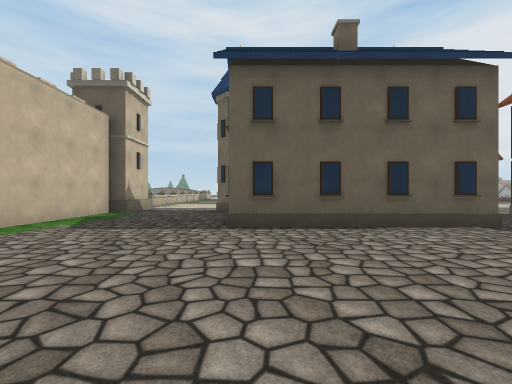
[1] (above)

24 first-person views from a walk through a 3-D level made in the Unity game engine. The camera is 1.3 m above the floor, looks level and sees 90° across. The floor is counted in squares, 2 m on a side. Each view is taken from the middle of a square. On the plan, view 1 faces up. The plan holds only what a view shows up to about 9 squares ahead; the rest is blank. The place goes on beyond the plan. Some surface patterns are stand-ins.

[2]
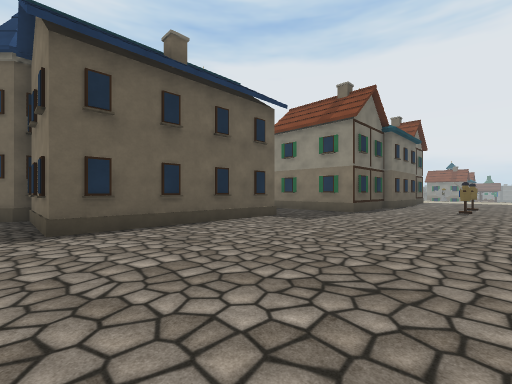

[3]
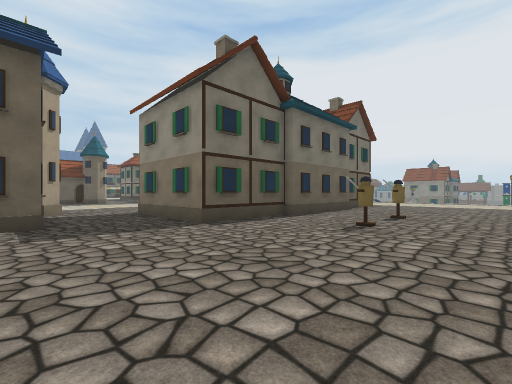

[4]
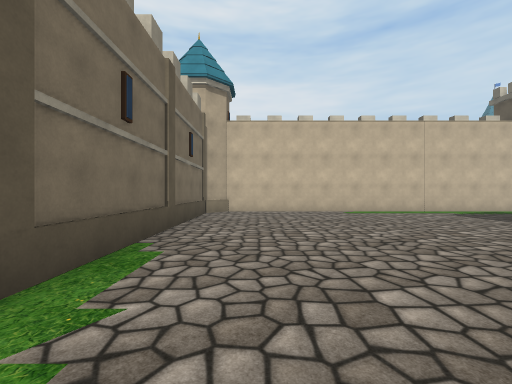

[5]
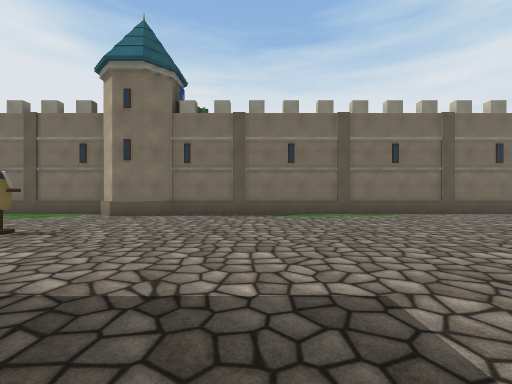

[6]
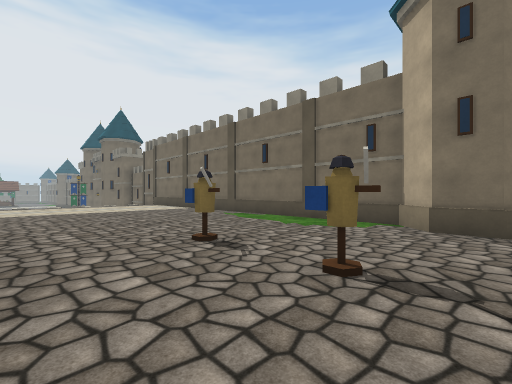

[7]
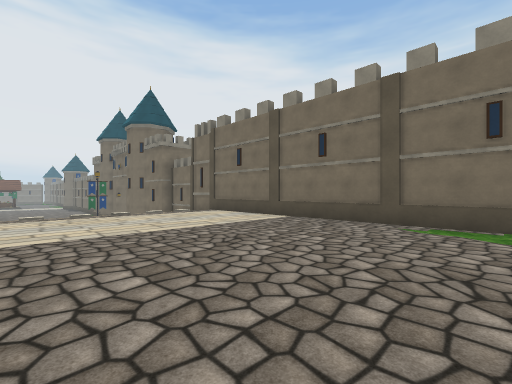

[8]
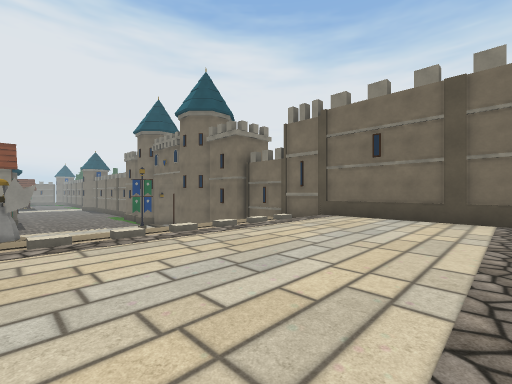

[9]
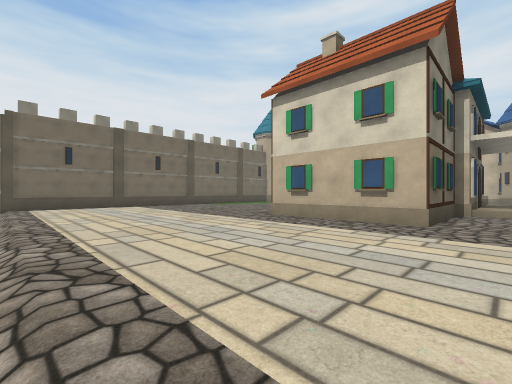

[10]
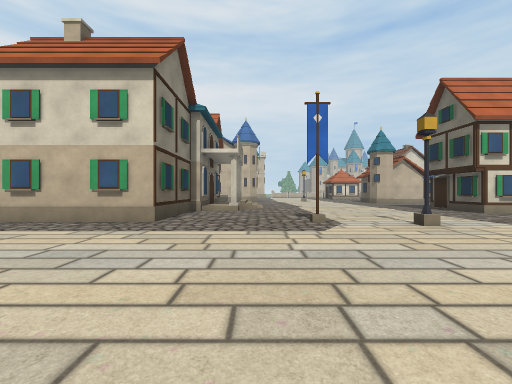

[11]
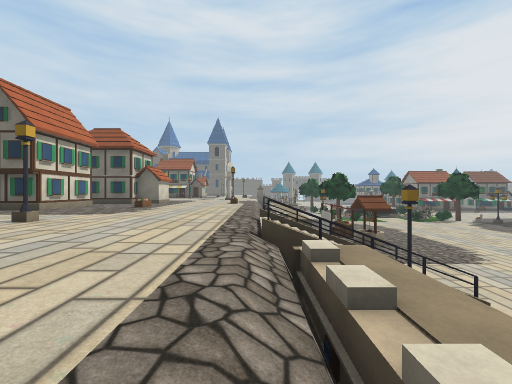

[12]
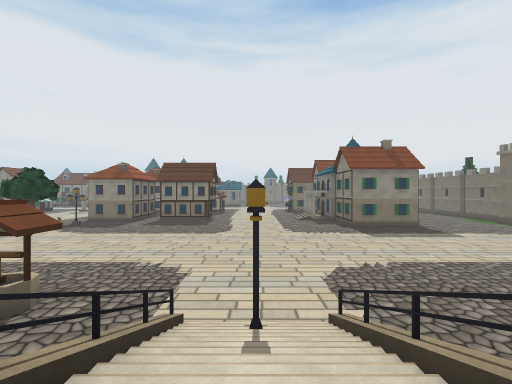

[13]
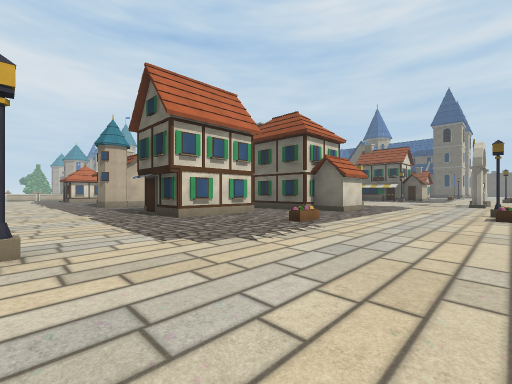

[14]
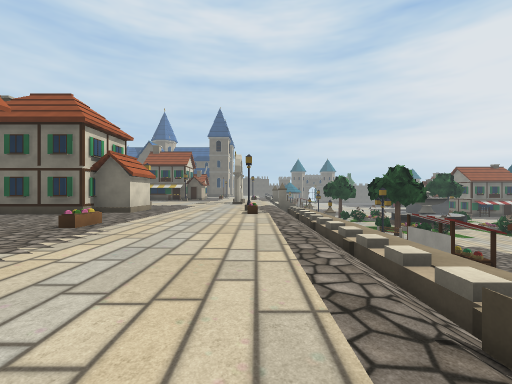

[15]
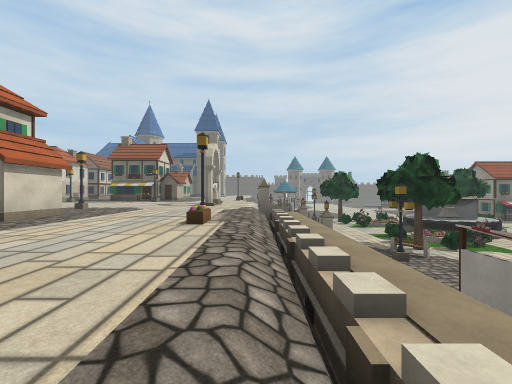

[16]
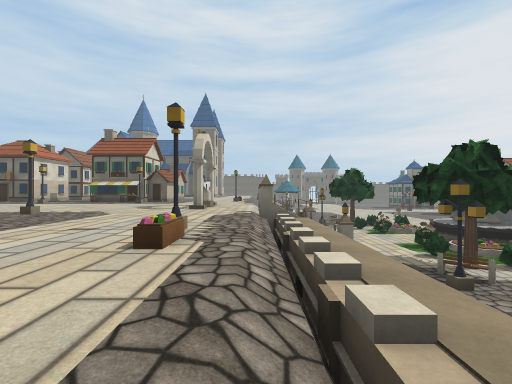

[17]
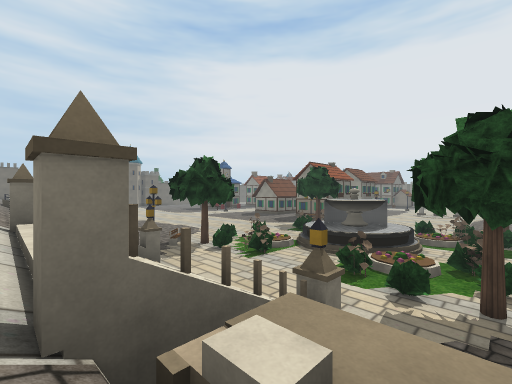

[18]
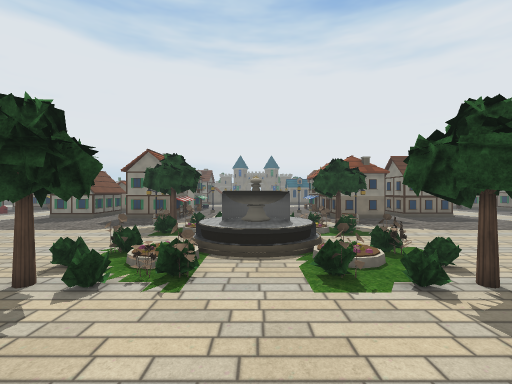

[19]
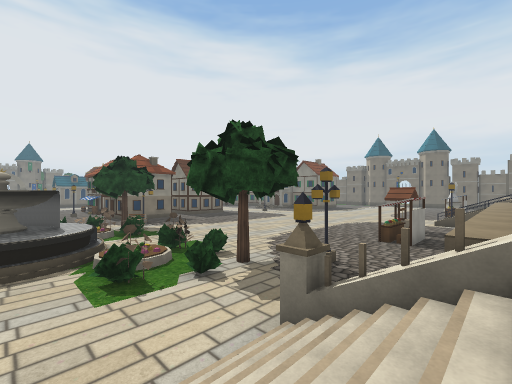

[20]
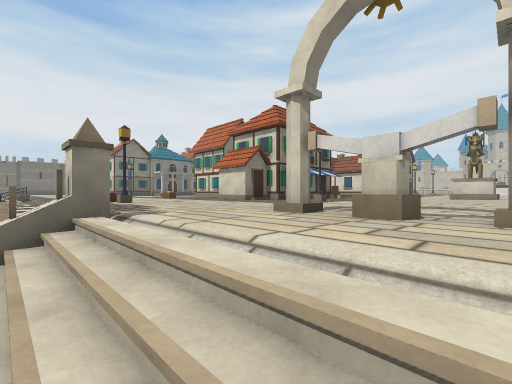

[21]
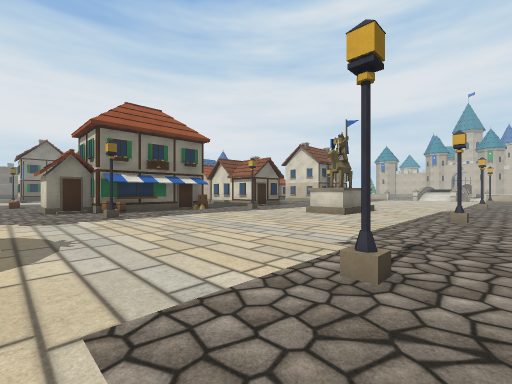

[22]
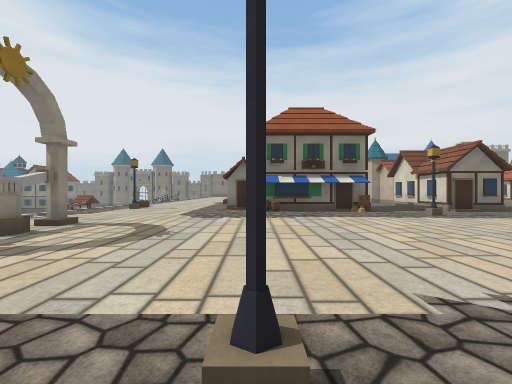

[23]
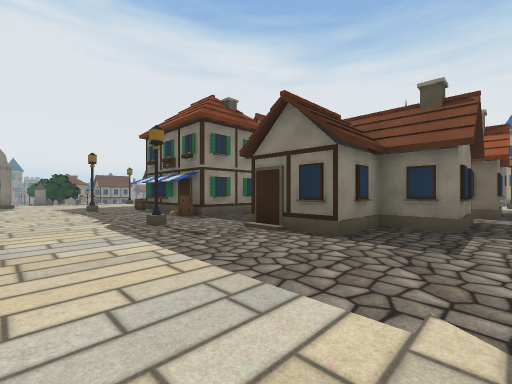

[24]
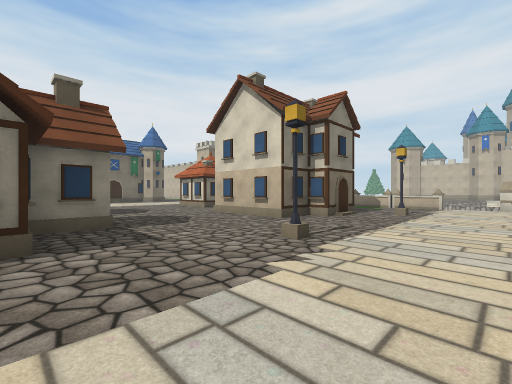

### Floor plan
Key: @ floor where view 1 was taken; # wall or solid block; . main floor; - floor 2.5 m lower than the main floor; / step, stairs or slope; = window, fence, low wall or low ledge; ^ raised ledge; O other object.
Columns run from 5 left of view 1 to 31 right of it. Each row starts with its distance up from view 1.
 31            ............       OOO-O-
 30            ....O....O..   #  --OOOO-
 29             ...........   / ^--OO  O
 28              ...........#.// --OO-OOO
 27              OOO........#.// ---OOOOO
 26 #.......................#.///---O-OOO
 25  .........................//^---O--OO
 24   ..O....O.....O....O.....#=---O-OO-O
 23    ......................./# -OOOOO--
 22     OOOO....OO..#####...../# -O---O--
 21      OOO...OOO .######...O/# --------
 20        O...O    ######...O/#---------
 19        O...OOO    ......../#---------
 18         ....      O......./#-OO-----
 17          .##      OO....../# -  ----
 16           #       OO....../# -O-----
 15                 .OOO....../# -------
 14                .........../# -------
 13               ............=###------
 12               .......O....///O------
 11                  .........=##=------
 10                  ....#..../# -------
  9  O..              ......../# -------
  8 OO..##    #..    ##......./#  ------
  7 #....#    ..#  #######..../    -----
  6 #....#    ..#        #..../     ----
  5 #....#####..#        #..../      ---
  4 #...........######   #..../#      --
  3 #........................./#
  2 #........................./#
  1 #.............O.O........./#
  0 #....@..................../#
 -1 #........................./#
 -2 O............OO.........../#
 -3 OO###########OO#############

Positions as (right, up) in squares from view 1, and headings:
1: (0, 0), facing up
2: (-1, 0), facing up-right
3: (4, -1), facing up-right
4: (4, -1), facing left
5: (5, 5), facing down
6: (8, 3), facing down-right
7: (13, 3), facing down-right
8: (17, 4), facing down-right
9: (21, 8), facing down-left
10: (21, 9), facing left
11: (21, 7), facing up
12: (21, 12), facing right
13: (20, 12), facing up-left
14: (20, 12), facing up
15: (21, 15), facing up
16: (21, 17), facing up
17: (21, 23), facing up-right
18: (22, 27), facing right
19: (22, 27), facing down-right
20: (22, 28), facing down-left
21: (17, 31), facing down-left
22: (15, 31), facing down
23: (5, 26), facing down-right
24: (7, 26), facing down-left
